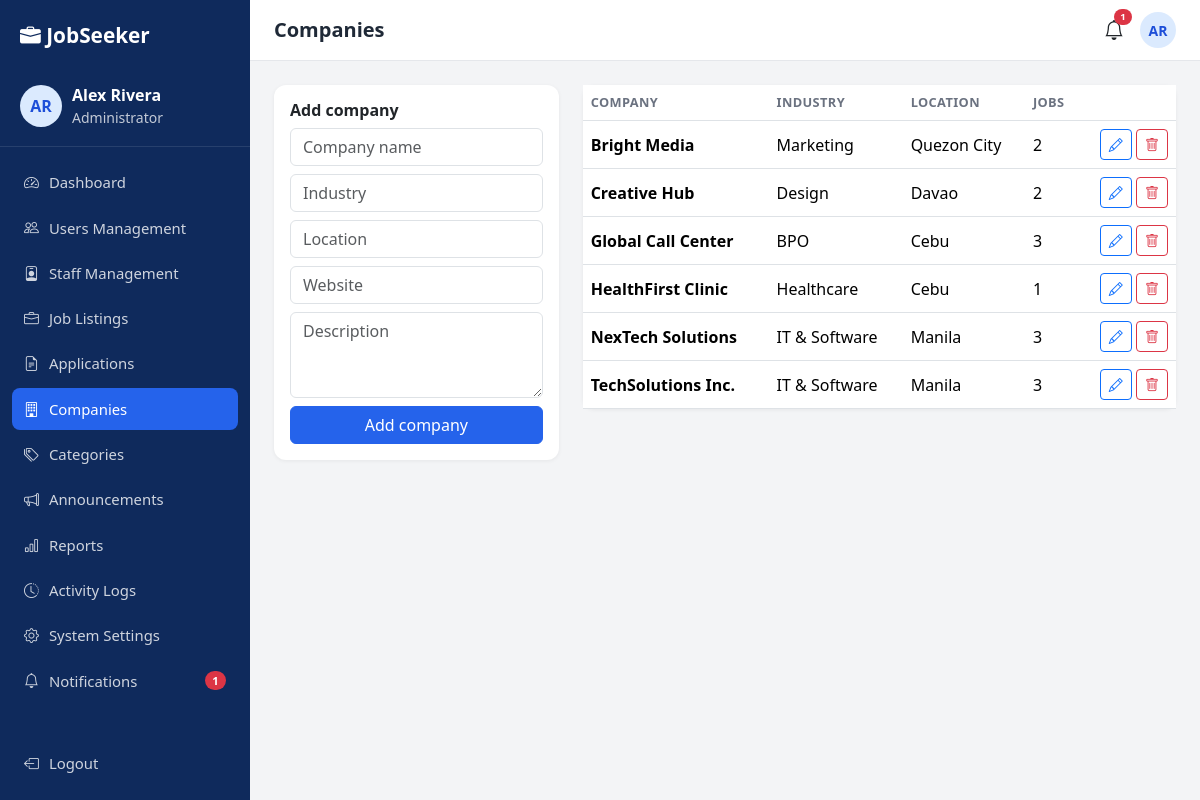
Screenshot of /admin/companies.php (signed in) with the database file from the repository.
### tables this page shows
CREATE TABLE user_profiles (
  id INT AUTO_INCREMENT PRIMARY KEY,
  user_id INT NOT NULL UNIQUE,
  phone VARCHAR(30), location VARCHAR(100), headline VARCHAR(150), skills VARCHAR(255), bio TEXT,
  profile_picture VARCHAR(255), resume VARCHAR(255),
  created_at TIMESTAMP DEFAULT CURRENT_TIMESTAMP,
  updated_at TIMESTAMP DEFAULT CURRENT_TIMESTAMP ON UPDATE CURRENT_TIMESTAMP,
  FOREIGN KEY (user_id) REFERENCES users(id) ON DELETE CASCADE
);

CREATE TABLE users (
  id INT AUTO_INCREMENT PRIMARY KEY,
  full_name VARCHAR(120) NOT NULL,
  username VARCHAR(50) NOT NULL UNIQUE,
  email VARCHAR(150) NOT NULL UNIQUE,
  password VARCHAR(255) NOT NULL,
  role ENUM('seeker','staff','admin') NOT NULL DEFAULT 'seeker',
  status ENUM('active','inactive') NOT NULL DEFAULT 'active',
  failed_attempts TINYINT NOT NULL DEFAULT 0,
  locked_until DATETIME NULL,
  last_login DATETIME NULL,
  created_at TIMESTAMP DEFAULT CURRENT_TIMESTAMP,
  updated_at TIMESTAMP DEFAULT CURRENT_TIMESTAMP ON UPDATE CURRENT_TIMESTAMP,
  INDEX idx_role (role), INDEX idx_status (status)
);

CREATE TABLE companies (
  id INT AUTO_INCREMENT PRIMARY KEY,
  name VARCHAR(150) NOT NULL, industry VARCHAR(100), location VARCHAR(100), website VARCHAR(150), description TEXT,
  created_at TIMESTAMP DEFAULT CURRENT_TIMESTAMP,
  updated_at TIMESTAMP DEFAULT CURRENT_TIMESTAMP ON UPDATE CURRENT_TIMESTAMP,
  INDEX idx_name (name)
);

### includes/auth.php (called while the page is built, shortened)
<?php
require_once __DIR__ . '/functions.php';
function user() {
    static $u = null;
    if ($u === null && !empty($_SESSION['uid']))
        $u = row('SELECT u.*, p.profile_picture FROM users u LEFT JOIN user_profiles p ON p.user_id=u.id WHERE u.id=?', [$_SESSION['uid']]) ?: false;
    return $u ?: null;
}
function require_role(...$roles) {
    $u = user();
    return $u;
}
function unread_count() { return (int)val('SELECT COUNT(*) FROM notifications WHERE user_id=? AND is_read=0', [$_SESSION['uid'] ?? 0]); }

### admin/companies.php (the view, shortened to what this page needs)
<?php
require_once __DIR__ . '/../includes/auth.php';
$u = require_role('admin'); $layout = 'dash'; $pageTitle = 'Companies';
$edit = isset($_GET['edit']) ? row('SELECT * FROM companies WHERE id=?', [(int)$_GET['edit']]) : null;
$list = rows('SELECT c.*, (SELECT COUNT(*) FROM jobs j WHERE j.company_id=c.id) AS jobs FROM companies c ORDER BY c.name');
include ROOT_PATH . '/includes/header.php';
?>
<div class="row g-4"><div class="col-lg-4"><div class="card p-3"><h6 class="fw-bold"><?= $edit ? 'Edit company' : 'Add company' ?></h6><form method="post">
  <input name="name" class="form-control mb-2" placeholder="Company name" value="<?= e($edit['name'] ?? '') ?>" required><input name="industry" class="form-control mb-2" placeholder="Industry" value="<?= e($edit['industry'] ?? '') ?>"><input name="location" class="form-control mb-2" placeholder="Location" value="<?= e($edit['location'] ?? '') ?>">
  <input name="website" class="form-control mb-2" placeholder="Website" value="<?= e($edit['website'] ?? '') ?>"><textarea name="description" rows="3" class="form-control mb-2" placeholder="Description"><?= e($edit['description'] ?? '') ?></textarea>
  <button class="btn btn-primary w-100"><?= $edit ? 'Save changes' : 'Add company' ?></button><?php if ($edit) echo '<a href="companies.php" class="btn btn-light w-100 mt-2">Cancel</a>'; ?></form></div></div>
<div class="col-lg-8"><div class="card"><div class="table-responsive"><table class="table align-middle mb-0"><thead><tr><th>Company</th><th>Industry</th><th>Location</th><th>Jobs</th><th></th></tr></thead><tbody>
<?php foreach ($list as $c): ?><tr><td class="fw-semibold"><?= e($c['name']) ?></td><td><?= e($c['industry']) ?></td><td><?= e($c['location']) ?></td><td><?= $c['jobs'] ?></td>
  <td class="text-end text-nowrap"><a class="btn btn-sm btn-outline-primary" href="?edit=<?= $c['id'] ?>"><i class="bi bi-pencil"></i></a> <form method="post" class="d-inline"><?= csrf_field() ?><input type="hidden" name="id" value="<?= $c['id'] ?>"><button name="action" value="delete" class="btn btn-sm btn-outline-danger" data-confirm="Delete this company and all its jobs?"><i class="bi bi-trash"></i></button></form></td></tr>
<?php endforeach; ?></tbody></table></div></div></div></div>
<?php include ROOT_PATH . '/includes/footer.php'; ?>

### includes/sidebar.php (shortened to what this page needs)
<?php
$self = basename($_SERVER['SCRIPT_NAME']);
$su = user();
$menus = [
 'seeker' => [['dashboard.php','speedometer2','Dashboard'],['browse-jobs.php','search','Find Jobs'],['my-applications.php','file-earmark-text','My Applications'],['profile.php','person','Profile'],['saved-jobs.php','heart','Saved Jobs'],['notifications.php','bell','Notifications']],
 'staff'  => [['dashboard.php','speedometer2','Dashboard'],['jobs.php','briefcase','Job Listings'],['add-job.php','plus-circle','Post New Job'],['applications.php','people','Applications'],['interviews.php','calendar-event','Interview Schedule'],['announcements.php','megaphone','Announcements'],['reports.php','bar-chart','Reports'],['../notifications.php','bell','Notifications']],
 'admin'  => [['dashboard.php','speedometer2','Dashboard'],['users.php','people','Users Management'],['staff.php','person-badge','Staff Management'],['jobs.php','briefcase','Job Listings'],['applications.php','file-earmark-text','Applications'],['companies.php','building','Companies'],['categories.php','tags','Categories'],['announcements.php','megaphone','Announcements'],['reports.php','bar-chart','Reports'],['logs.php','clock-history','Activity Logs'],['settings.php','gear','System Settings'],['../notifications.php','bell','Notifications']],
];
$role = $su['role'];
$base = url($role . '/');
$roleLabel = ['seeker' => 'Job Seeker', 'staff' => 'Staff', 'admin' => 'Administrator'][$role];
$unread = unread_count();
?>
<div class="dash-wrap">
  <aside class="sidebar" id="sidebar">
    <a href="<?= url('index.php') ?>" class="side-brand"><i class="bi bi-briefcase-fill"></i> JobSeeker</a>
    <div class="side-user">
      <?= avatar($su, 42) ?>
      <div class="min-w-0"><div class="fw-semibold text-truncate"><?= e($su['full_name']) ?></div><div class="small opacity-75"><?= $roleLabel ?></div></div>
    </div>
    <nav class="side-nav">
      <?php foreach ($menus[$role] as [$mf, $mi, $ml]):
        $active = ($self === basename($mf)) || ($self === 'edit-job.php' && $mf === 'jobs.php'); ?>
        <a href="<?= $base . $mf ?>" class="<?= $active ? 'active' : '' ?>"><i class="bi bi-<?= $mi ?>"></i> <?= $ml ?>
          <?php if ($mf === '../notifications.php' || $mf === 'notifications.php'): ?><span class="badge bg-danger rounded-pill ms-auto js-notif-badge" <?= $unread ? '' : 'hidden' ?>><?= $unread ?></span><?php endif; ?></a>
      <?php endforeach; ?>
    </nav>
    <a href="<?= url('logout.php') ?>" class="side-logout"><i class="bi bi-box-arrow-left"></i> Logout</a>
  </aside>
  <div class="dash-main">
    <header class="topbar">
      <h5 class="mb-0 fw-semibold"><?= e($pageTitle ?? 'Dashboard') ?></h5>
      <div class="ms-auto d-flex align-items-center gap-3">
        <a href="<?= url($role === 'seeker' ? 'seeker/notifications.php' : 'notifications.php') ?>" class="position-relative text-dark fs-5"><i class="bi bi-bell"></i>
          <span class="badge bg-danger rounded-pill notif-dot js-notif-badge" <?= $unread ? '' : 'hidden' ?>><?= $unread ?></span></a>
        <?= avatar($su, 36) ?>
      </div>
    </header>
    <main class="dash-content">

### includes/functions.php (shortened to what this page needs)
<?php
require_once __DIR__ . '/../config/config.php';
function e($v) { return htmlspecialchars((string)$v, ENT_QUOTES, 'UTF-8'); }
function url($p = '') { return BASE_URL . '/' . ltrim($p, '/'); }
function q($sql, $p = []) { global $pdo; $s = $pdo->prepare($sql); $s->execute($p); return $s; }
function row($sql, $p = []) { return q($sql, $p)->fetch(); }
function rows($sql, $p = []) { return q($sql, $p)->fetchAll(); }
function val($sql, $p = []) { return q($sql, $p)->fetchColumn(); }
function initials($n) { $p = preg_split('/\s+/', trim($n)); return strtoupper(substr($p[0], 0, 1) . (isset($p[1]) ? substr($p[1], 0, 1) : '')); }
function avatar($u, $size = 40) {
    return '<span class="avatar avatar-i" style="width:' . $size . 'px;height:' . $size . 'px;font-size:' . round($size / 2.6) . 'px">' . e(initials($u['full_name'])) . '</span>';
}
    ob_start(); ?>

### assets/css/style.css (style rules this page uses)
:root { --primary:#2563EB;--primary-dark:#1d4ed8;--navy:#0f2a5c;--navy2:#143570;--success:#10B981;--warning:#F59E0B;--danger:#EF4444;--gray:#6B7280;--bg:#F3F4F6 }
body { font-family:'Segoe UI',system-ui,-apple-system,Roboto,sans-serif;background:#fff;color:#1f2937 }
.layout-dash { background:var(--bg) }
.min-w-0 { min-width:0 }
.btn-primary { --bs-btn-bg:var(--primary);--bs-btn-border-color:var(--primary);--bs-btn-hover-bg:var(--primary-dark);--bs-btn-hover-border-color:var(--primary-dark) }
.dash-wrap { display:flex;min-height:100vh }
.sidebar { width:250px;background:var(--navy);color:#fff;display:flex;flex-direction:column;position:fixed;top:0;bottom:0;left:0;z-index:1040;transition:transform .25s }
.side-brand { color:#fff;text-decoration:none;font-weight:800;font-size:1.3rem;padding:20px }
.side-user { display:flex;gap:10px;align-items:center;padding:12px 20px 18px;border-bottom:1px solid rgba(255,255,255,.1) }
.side-nav { padding:14px 12px;flex:1;overflow-y:auto }
.side-nav a,.side-logout { display:flex;align-items:center;gap:10px;color:rgba(255,255,255,.8);text-decoration:none;padding:10px 12px;border-radius:8px;margin-bottom:3px;font-size:.93rem }
.side-nav a.active { background:var(--primary);color:#fff }
.side-logout { margin:0 12px 16px }
.dash-main { flex:1;margin-left:250px;min-width:0 }
.topbar { background:#fff;display:flex;align-items:center;gap:12px;padding:12px 24px;position:sticky;top:0;z-index:1020;border-bottom:1px solid #e5e7eb }
.dash-content { padding:24px }
.notif-dot { position:absolute;top:-6px;right:-8px;font-size:.6rem }
.avatar { border-radius:50%;object-fit:cover }
.avatar-i { display:inline-flex;align-items:center;justify-content:center;background:#dbeafe;color:var(--primary-dark);font-weight:700;flex-shrink:0 }
.card { border:0;border-radius:12px;box-shadow:0 1px 4px rgba(0,0,0,.06) }
.table thead th { font-size:.8rem;text-transform:uppercase;letter-spacing:.03em;color:var(--gray);border-bottom-width:1px }

### rows the page displays
user_profiles: user.full_name "AR AR", user.full_name "Alex Rivera", user.role "Administrator"
companies: name "Bright Media", industry "Marketing", location "Quezon City", jobs "2"
companies: name "Creative Hub", industry "Design", location "Davao", jobs "2"
companies: name "Global Call Center", industry "BPO", location "Cebu", jobs "3"
companies: name "HealthFirst Clinic", industry "Healthcare", location "Cebu", jobs "1"
companies: name "NexTech Solutions", industry "IT & Software", location "Manila", jobs "3"
companies: name "TechSolutions Inc.", industry "IT & Software", location "Manila", jobs "3"

### other values shown
$ml "Dashboard"
$ml "Users Management"
$ml "Staff Management"
$ml "Job Listings"
$ml "Applications"
$ml "Companies"
$ml "Categories"
$ml "Announcements"
$ml "Reports"
$ml "Activity Logs"
$ml "System Settings"
$ml "Notifications"
$unread "1"
$pageTitle "Companies"
